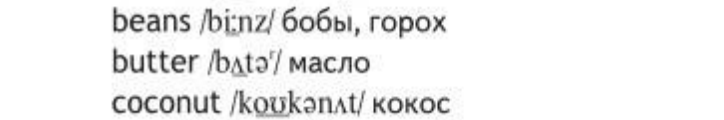
#> input picture tools/spotlight/work/g4/b.png, 724 x 120 px
$ python -i build_kids46.py   (imports and definitions only)
#> lines starting #> are read from the running program, lines starting #| are printed output that depends on the picture; after the words box and inside, x2 and y2 are one past the last pixel; in counts of white or black regions, pixels touching at a corner belong together
#> further down, picture is the input picture: PIL image 724x120 RGB; min 23, max 255, mean 238.7
#!/usr/bin/env python3
"""Собирает лид-магнит 4–6 «Дорога на праздник» одним файлом.

    python3 tools/build_kids46.py

На выходе:
  wowspeak-4-6.html              карта и три урока, картинки внутри
  docs/WowSpeak_озвучка_4-6.md   что озвучивать — из тех же реплик

Содержание уроков лежит в `kids46_lessons.py`, перекраска — в `recolor.py`.
Здесь картинки, вёрстка и сборка.
"""

import base64
import io
import json
import math
import random
import re
import zlib
import struct
import sys
from pathlib import Path

from PIL import Image, ImageChops, ImageDraw, ImageFilter

sys.path.insert(0, str(Path(__file__).resolve().parent))
import kids46_lessons as LS
from recolor import recolor

# 🟥 Перед публикацией поставить False и пересобрать: пока панель включена,
# ребёнок пролистает урок мимо заданий.
DEV_PANEL = False

ROOT = Path(__file__).resolve().parent.parent
OUT = ROOT / "wowspeak-4-6.html"
VOICE_DOC = ROOT / "docs" / "WowSpeak_озвучка_4-6.md"
SSML_DOC = ROOT / "docs" / "WowSpeak_озвучка_4-6_для_сервиса.md"
AUDIO_DIR = ROOT / "assets" / "audio-4-6"
ART = ROOT / "assets" / "kids-4-6"

COLOR_HUE = {"green": 120, "blue": 215, "yellow": 48}

# Замкнутые белые области, которые надо вырезать: доля кадра, начиная с
# которой это дырка, а не блик. Выбрано для каждой картинки глазами —
# по размеру блик от дырки не отличается. Чего тут нет, у того замкнутых
# дырок не бывает: у камушка и облачка такой проход выедал блик.
HOLES = {
    "clouds": 0.5,      # просвет под радугой
    "meadow": 0.15,     # просветы под бельевой верёвкой
    "dragon": 0.20,     # просветы под гирляндой
    "jeans": 1.00,      # просвет между штанинами
    "cup": 0.50,        # дырка в ручке (блик там же — 0.11%)
    "basket": 0.10,     # дырки в двух ручках
    "suitcase": 0.20,   # щель между крышкой и дном
}

# [37 lines left out: function finger_tips, not called in this run]


# ──────────────────────────────────────────────────────────── картинки ──

def cut_white(im, bright=250, neutral=6, shadow=170, shadow_n=4, shadow_w=4,
              holes=None, ground=None, keep=None):
    """Убирает фон генератора: светлый И бесцветный.

    Одной яркости мало. Фон строго серый (max−min = 0), а белые места самих
    картинок тонированные — у облака розоватые, у камушка желтоватые.
    Допуск 6, а не 0: у самого фона рядом со светящейся звёздочкой
    облачного острова разброс доходит до 5, и при допуске 3 сбоку от
    звёздочки оставался белый квадрат. При 6 ни одна картинка не теряет
    и 0.1% непрозрачных пикселей — в рисунки заливка не уходит.
    Заливка «по яркости» уходила внутрь облака и выедала его: исчезало 19%
    картинки. Условие «бесцветный» эту дорогу закрывает — цепочка серых
    пикселей внутри облака рвётся на первом же розовом. С ним же безопасен
    проход по замкнутым областям: под радугой оставался белый кусок, до
    которого заливка от краёв не дотягивается.
    """
#> called with bright = 250, neutral = 6, shadow = 170, shadow_n = 4, shadow_w = 4
    im = im.convert("RGBA")
    w, h = im.size
#> w = 724; h = 120
    px = im.load()

    def is_bg(x, y):
        r, g, b, a = px[x, y]
        if a == 0:
            return False
        # Овал, внутри которого фона не бывает (cx, cy, rx, ry в долях).
        # У яйца белый блик на скорлупе без всякой границы переходит в фон,
        # и заливка выгрызала верхушку — по цвету их не различить.
        if keep and ((x / w - keep[0]) / keep[2]) ** 2 + ((y / h - keep[1]) / keep[3]) ** 2 < 1:
            return False
        lo, hi = min(r, g, b), max(r, g, b)
        if lo >= bright and hi - lo <= neutral:
            return True
        # Вторая полоса — запечённая тень под предметом. Она серая насквозь
        # (254 → 248 → 199 → 181) и на цветном фоне читается белым пятном.
        # Порог по яркости мягче, зато серость строгая.
        #
        # Одной «серости» мало: у ботинок тень (193,188,192) и белая подошва
        # (230,225,209) по разбросу почти одинаковы. Различает их тон —
        # тень холодная, синего в ней не меньше красного, а подошва тёплая,
        # кремовая. Отсюда второе условие: красный и синий почти равны.
        #
        # У вещи может быть свой светло-серый — пропеллер самолётика, — и
        # от тени он не отличается ничем: тот же 180–249 и та же серость.
        # Тогда полоса выключается для этой картинки целиком (`shadow=None`
        # в CUT_OPTS): запечённой тени у неё всё равно нет, а пропеллер
        # заливка объедала с края.
        #
        # Пороги держать строгими. Однажды их расширили до 9/10 и добавили
        # мягкое гашение остатка — halo у джинсов почти ушёл, но заодно
        # обгрызло серый пропеллер самолётика и белую подошву ботинок: они
        # такие же светло-серые, как тень. Тень, совпадающую по цвету с самой
        # вещью, надо не дочищать, а перерисовывать картинку без неё.
        # Третья полоса — «пол» под сценой: тёплое светлое пятно, на котором
        # стоят герои (у «push» 244,237,233). Оно не серое, и первые две
        # полосы его не берут — на цветном фоне под лапами оставалась белая
        # полоса с рваным краем. Включается только для своей картинки и
        # только ниже линии пола: выше тот же тон у светлой шерсти зайчика.
        if ground and y >= ground[2] * h and lo >= ground[0] and hi - lo <= ground[1]:
            return True
        if shadow is None:          # у вещи свой серый — вторая полоса ей вредна
            return False
        return lo >= shadow and hi - lo <= shadow_n and abs(r - b) <= shadow_w

    seen = bytearray(w * h)

    def flood(seeds, collect=None):
        stack = list(seeds)
        while stack:
            x, y = stack.pop()
            if x < 0 or y < 0 or x >= w or y >= h or seen[y * w + x] or not is_bg(x, y):
                continue
            seen[y * w + x] = 1
            if collect is None:
                r, g, b, a = px[x, y]
                px[x, y] = (r, g, b, 0)
            else:
                collect.append((x, y))
            stack.extend(((x + 1, y), (x - 1, y), (x, y + 1), (x, y - 1)))

    # Заливка стартует со всего периметра, а не из четырёх углов: у полянки
    # со следами скала и трава касаются правого края и отрезают полоску фона
    # от углов — она оставалась белой. Проверено: остальные картинки от
    # этого не меняются ни на пиксель.
    flood([(x, 0) for x in range(w)] + [(x, h - 1) for x in range(w)] +
          [(0, y) for y in range(h)] + [(w - 1, y) for y in range(h)])
    if holes:
        floor = int(w * h * holes / 100)
        for sy in range(0, h, 4):
            for sx in range(0, w, 4):
                if seen[sy * w + sx] or not is_bg(sx, sy):
                    continue
                blob = []
                flood([(sx, sy)], blob)
                if len(blob) >= floor:
                    for x, y in blob:
                        r, g, b, a = px[x, y]
                        px[x, y] = (r, g, b, 0)
    return feather(im)


def feather(im, passes=3, light=214, full=250):
    """Растушёвывает край: чем пиксель на границе белее, тем он прозрачнее.

    Вырезается только чистый фон, а сглаженные пиксели по краю фигуры под
    порог не попадают — и вокруг острова, белья и верёвки остаётся белая
    кайма. На голубом фоне карты она видна сразу.
    """
#> called with passes = 3, light = 214, full = 250
    im = im.convert("RGBA")
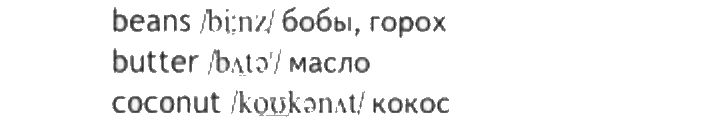
#> im: PIL image 724x120 RGBA; mean R, G, B, A 238.7, 238.7, 238.7, 23.6; transparent parts drawn white
    r, g, b, a = im.split()
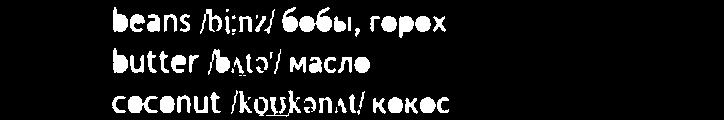
#> a: PIL image 724x120 L; 9.2% white; 71 white regions (12 under 20 px), largest, box (x1, y1, x2, y2) and area: (299, 7, 332, 32) 455, (128, 96, 158, 113) 323, (208, 49, 230, 75) 273
    mn = ImageChops.darker(ImageChops.darker(r, g), b)
    fade = mn.point(lambda p: 255 if p < light
                    else max(0, min(255, int((full - p) * 255 / (full - light)))))
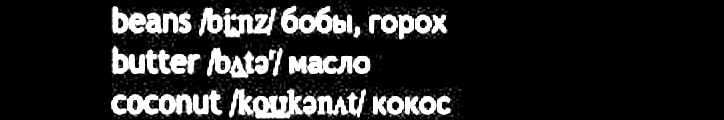
#> fade: PIL image 724x120 L; min 0, max 255, mean 39.6
    for _ in range(passes):
        border = ImageChops.subtract(a, a.filter(ImageFilter.MinFilter(3)))
        mask = border.point(lambda p: 255 if p > 0 else 0)
        a = Image.composite(ImageChops.darker(a, fade), a, mask)
#> this loop made 3 passes
#> pass 1, in feather, `border = ImageChops.subtract(a, a.filter(ImageFilter.MinFilter(3)))`:
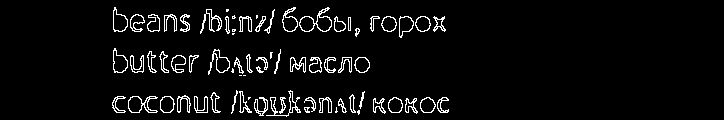
#> border: PIL image 724x120 L; 5% white in thin lines or dots, all inside (x1, y1, x2, y2) = (112, 7, 449, 117)
    im.putalpha(a)
    return im


# [9 lines left out: function encode, not called in this run]


# Ширина — вдвое больше самого крупного места показа: на телефоне пиксель
# экрана вдвое мельче пикселя картинки, вшитая впритык выглядит мыльной.
# Проверка сравнивает натуральный размер с показанным и ругается.
BASE = {            # имя: (файл, ширина, резать ли фон)
    "map_bg":        ("map-background-wide.webp", 1536, False),
    "meadow":        ("island-meadow.webp",       1100, True),
    "clouds":        ("island-clouds.webp",       1100, True),
    "dragon":        ("island-dragon.webp",       1100, True),
    # гид — Волшебница Мия; светлячок остался для стайки в пещере
    "guide":         ("mia-neutral.webp",          760, True),
    "guide_smile":   ("mia-smile.webp",            760, True),
    "guide_wow":     ("mia-excited.webp",          760, True),
    # первый экран, крупно (solo — до 400 px): Мия показывает приглашение
    "guide_invite":  ("mia-invite.webp",           820, True),
    "firefly":       ("firefly-neutral.webp",      400, True),
    "stone":         ("stone.webp",                560, True),
    "cloudlet":      ("cloudlet.webp",             560, True),
    "egg":           ("egg.webp",                 1000, True),
    "tracks_glade":  ("tracks-glade.webp",       1448, True),   # весь исходник
    "cave_egg":      ("cave-egg.webp",            1000, True),
    "bunny":         ("animal-bunny.webp",         700, True),
    "hedgehog":      ("animal-hedgehog.webp",      700, True),
    "fox":           ("animal-fox.webp",           700, True),
    # перерисована Анной: сзади пещера, трава; обрезана по полям
    "push":          ("friends-push-v2.webp",    1448, True),
    "suitcase":      ("suitcase.webp",             800, True),
    "machine":       ("washing-machine.webp",      800, True),
    "shelf":         ("shop-shelf.webp",          1100, True),
    "hand1":         ("hand-1.webp",               700, True),
    "hand2":         ("hand-2.webp",               700, True),
    "hand3":         ("hand-3.webp",               700, True),
    "hand4":         ("hand-4.webp",               700, True),
    "hand5":         ("hand-5.webp",               700, True),
}

# что красим в три цвета: (имя, файл, ширина)
PAINTED = (
    # 1200, а не 900: на широком экране одиночный предмет показывается
    # на 948 px, и на 900 он уже мылил.
    [(o, f"obj-{o}.webp", 1200) for o in LS.OBJS + LS.SKY] +
    [("top", "../lesson-1/tshirt.webp", 1000),
     ("jeans", "../lesson-1/jeans.webp", 1000),
     ("shoes", "../lesson-1/shoes.webp", 1000),
     ("balloon", "balloon.webp", 560),
     ("basket", "basket.webp", 520),
     ("blob", "paint-blob.webp", 480)]
)

# Что перекрашивать не по господствующему тону. У цветка три собственных
# цвета — розовые лепестки, жёлтая середина, зелёный стебель; полоса тона
# захватывала середину и половину стебля, и синий цветок выходил в полоску.
# Красим его целиком, а насыщенность поднимаем: в исходнике он пастельный,
# и рядом с шариком его зелёный читался другим цветом.
PAINT_OPTS = {"flower": {"whole": True, "sat": 1.65}}


# Чем вырезать фон, если не поровну для всех. `shadow=None` — выключить
# полосу запечённой тени: у самолётика серый пропеллер, и она ела его.
CUT_OPTS = {"plane": {"shadow": None},
            # овал скорлупы: белый блик на верхушке сливался с фоном,
            # и заливка выгрызала в яйце ямку
            "egg": {"keep": (0.5064, 0.3987, 0.2233, 0.2456)}}


# Ладошки для фразы с конца: мизинец, +безымянный, +средний, +указательный.
# [3 lines not run here, left out]

# «Ой, вещи запачкались!» (стирка, У2): мягкие размытые пятна поверх вещи —
# Анна выбрала из трёх видов. Рисуем сборкой, как перекраску: пятно ложится
# только на саму вещь и не выходит за её контур. Место пятен задаёт имя
# вещи — при каждой сборке одно и то же. Меняете рисунок — поднимите
# DIRT_VERSION, иначе кэш отдаст старые картинки.
DIRTY = ("top", "jeans", "shoes")
DIRT_VERSION = 1


# [25 lines left out: function dirty, not called in this run]


CACHE = ROOT / "tools" / ".kids46_images.json"


# [387 lines left out: functions build_images, build_script, prep_fingers, write_ssml_doc, write_voice_doc, tone_wav and 1 more, not called in this run]


# [1 line that did not run here, left out]


# [69 lines left out: function main, not called in this run]


# [2 lines not run here, left out]

>>> from PIL import Image
>>> picture = Image.open('spotlight/work/g4/b.png')
>>> result = cut_white(picture)

$ run again, on tools/vocab-images/p4/preview/10.png
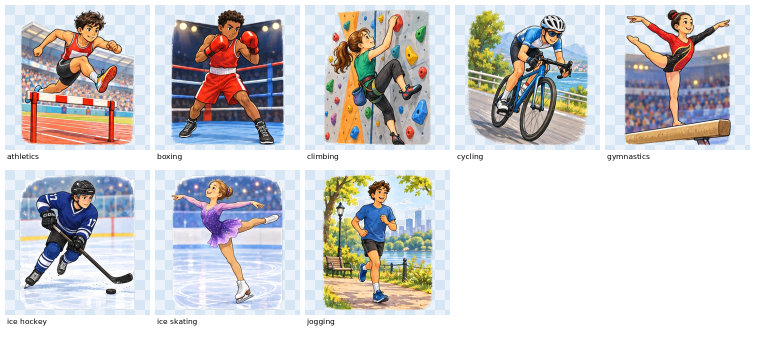
#> input picture tools/vocab-images/p4/preview/10.png, 1520 x 680 px (shown at 1/2 size)
#> picture is the input picture: PIL image 1520x680 RGB; mean R, G, B 206.8, 205.4, 206.9
#> the loop in feather, `for _ in range(passes):` made 3 passes
#> pass 1, in feather, `border = ImageChops.subtract(a, a.filter(ImageFilter.MinFilter(3)))`:
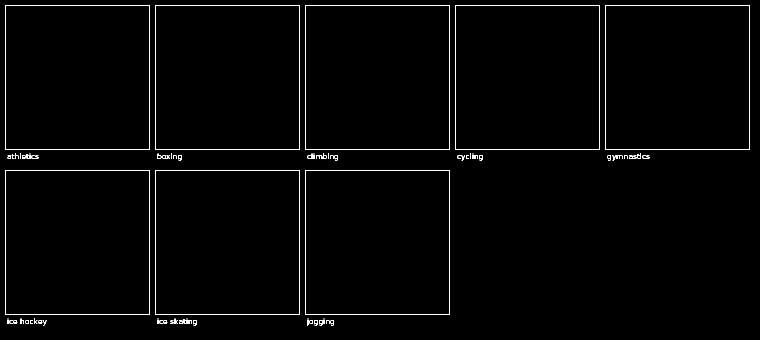
#> border: PIL image 1520x680 L (shown at 1/2 size); 1.1% white in thin lines or dots
#> after the loop in feather, `for _ in range(passes):`:
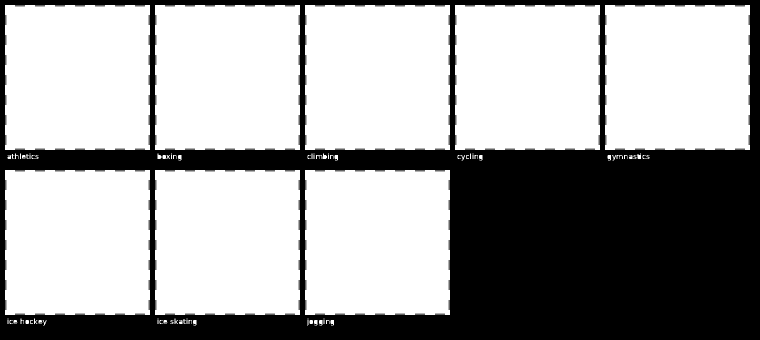
#> a: PIL image 1520x680 L (shown at 1/2 size); min 0, max 255, mean 164.5

$ run again, on tools/vocab-images/p4/preview/11.png
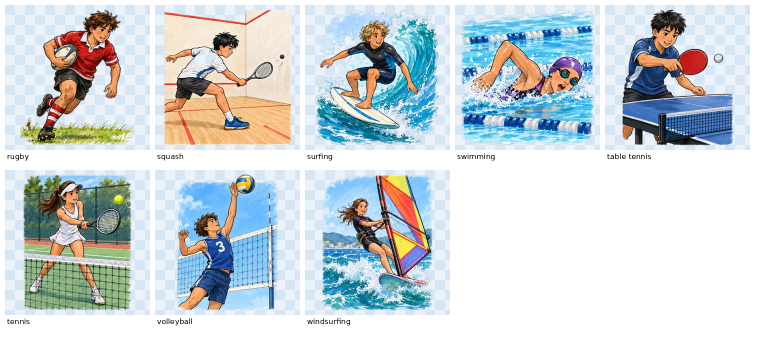
#> input picture tools/vocab-images/p4/preview/11.png, 1520 x 680 px (shown at 1/2 size)
#> picture is the input picture: PIL image 1520x680 RGB; mean R, G, B 203.2, 211.8, 215.3
#> the loop in feather, `for _ in range(passes):` made 3 passes
#> pass 1, in feather, `border = ImageChops.subtract(a, a.filter(ImageFilter.MinFilter(3)))`:
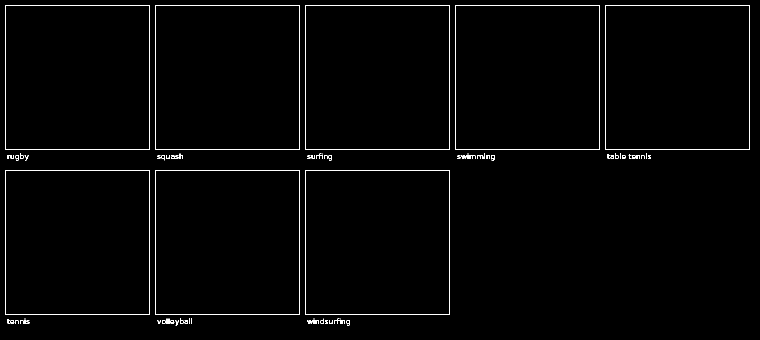
#> border: PIL image 1520x680 L (shown at 1/2 size); 1.1% white in thin lines or dots
#> after the loop in feather, `for _ in range(passes):`:
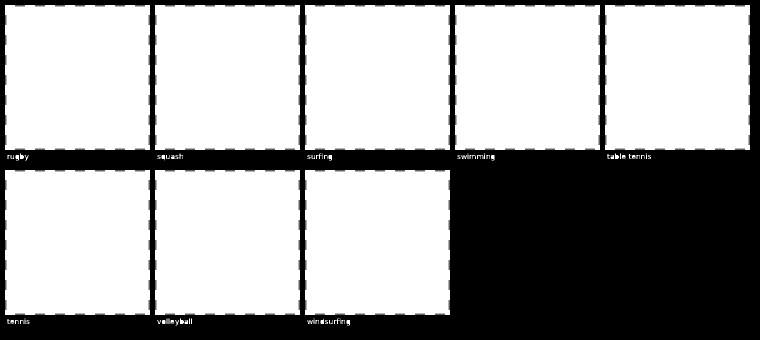
#> a: PIL image 1520x680 L (shown at 1/2 size); min 0, max 255, mean 164.5
